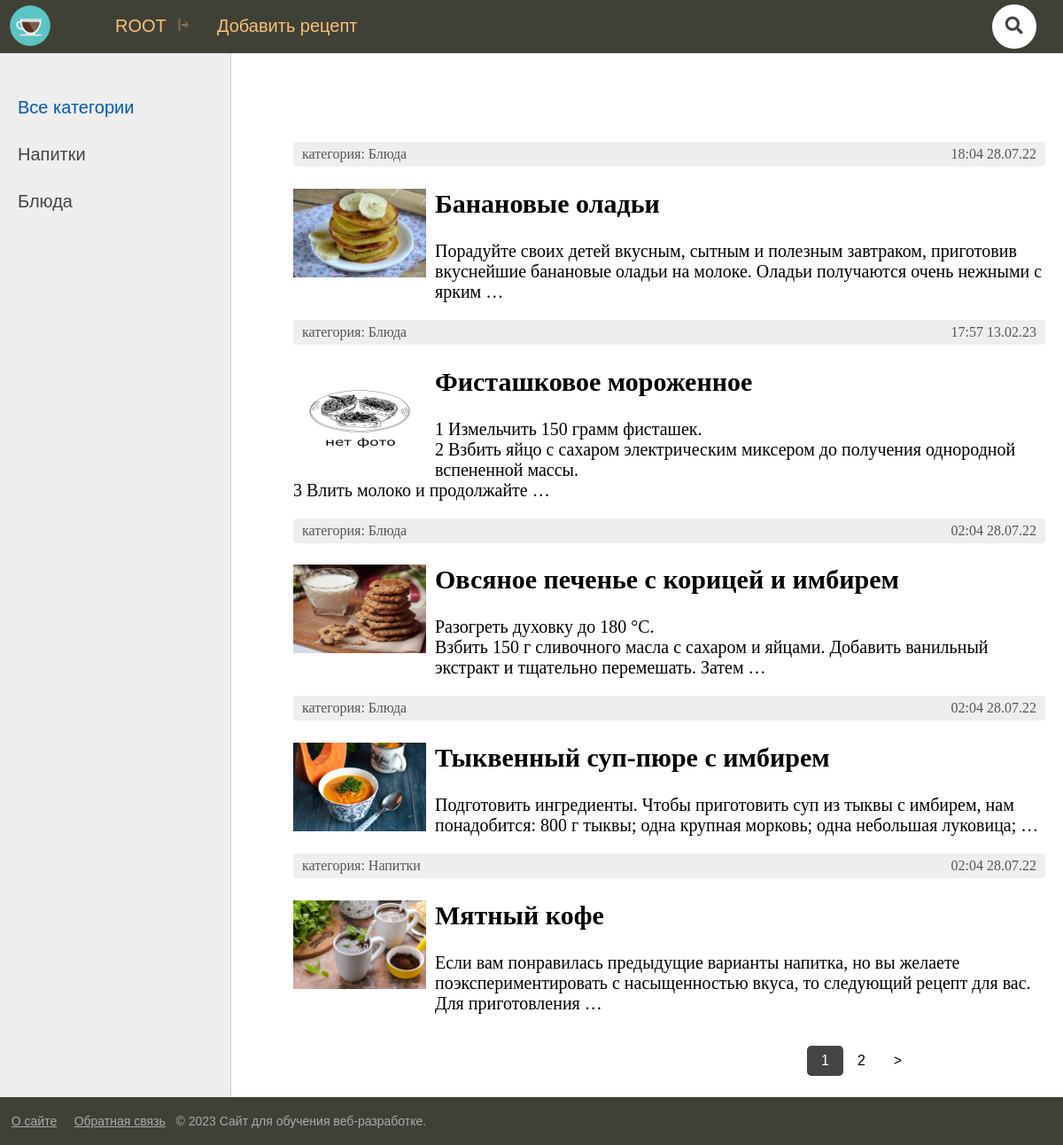
The app's page / (signed in) with its own data.
### blog/models.py (models this page shows, shortened)
class Category(models.Model):
    name = models.CharField(max_length=100, db_index=True, verbose_name="Категория")
    slug = AutoSlugField(populate_from="name", max_length=255, unique=True, db_index=True, verbose_name="URL")
    def __str__(self):
        return self.name
    def get_absolute_url(self):
        return reverse('category', kwargs={'cat_slug': self.slug})
    class Meta:
        verbose_name = 'Категория'
        verbose_name_plural = 'Категории'
        ordering = ['id']

class Blog(models.Model):
    title = models.CharField(max_length=255, verbose_name="Заголовок")
    slug = AutoSlugField(populate_from="title", max_length=255, unique=True, db_index=True, verbose_name="URL")
    content = models.TextField(blank=True, verbose_name="Содержание")
    photo = models.ImageField(upload_to="photos/%Y/%m/%d/", verbose_name="Фото", blank=True)
    time_create = models.DateTimeField(auto_now_add=True, verbose_name="Время создания")
    time_update = models.DateTimeField(auto_now=True, verbose_name="Время изменения")
    is_published = models.BooleanField(default=False, verbose_name="Опубликовано")
    cat = models.ForeignKey('Category', on_delete=models.PROTECT, verbose_name="Категории")
    author = models.ForeignKey(User, on_delete=models.PROTECT, verbose_name="Автор")
    votes = GenericRelation("LikeDislike", related_query_name='blog')
    def get_absolute_url(self):
        return reverse('post', kwargs={'slug': self.slug})
    class Meta:
        verbose_name = 'Блог'
        verbose_name_plural = 'Блоги'
        ordering = ['-time_create', 'title']

### blog/views.py (the view)
# urls.py: path('', BlogHome.as_view(), name='home'),
class BlogHome(DataMixin, ListView):
    model = Blog
    template_name = "blog/index.html"
    context_object_name = "posts"
    def get_queryset(self):
        return Blog.objects.filter(is_published=True).select_related('cat')
    def get_context_data(self, *, object_list=None, **kwargs):
        context = super().get_context_data(**kwargs)
        context["title"] = "Главная страница"
        c_def = self.get_user_data()
        context.update(c_def)
        return context

### blog/utils.py (called while the page is built)
    def get_user_data(self, **kwargs):
        context = kwargs
        cats = Category.objects.all()
        context["cats"] = cats
        context["header_menu"] = header_menu
        context["footer_menu"] = footer_menu
        if "cat_selected" not in context:
            context["cat_selected"] = 0
        return context

### blog/templates/blog/index.html (shortened to what this page needs)
{% extends 'blog/base.html' %}
{% load static %}
{% block content %}
<ul class="list-articles">
	{% for p in posts %}
			<li><div class="article-panel">
	<p class="first">категория: {{p.cat}}</p>
	<p class="last">{{p.time_update|date:"H:i d.m.y"}}</p>
</div>
<a class="post_link" href="{{ p.get_absolute_url }}">
{% if p.photo %}
	<p><img class="img-article-left thumb" src="{{p.photo.url}}"></p>
{% else %}
	<p><img class="img-article-left thumb" src="{% static 'blog/images/no_foto.jpg' %}"></p>
{% endif %}
				<h2>{{p.title}}</h2>
	{% autoescape on %}
	{{p.content|linebreaks|truncatewords:20}}
	{% endautoescape %}
</a>
			</li>
	{% endfor %}
</ul>
{% endblock %}

### blog/templates/blog/base.html (shortened to what this page needs)
{% load static %}
<!DOCTYPE html>
<html>
<head>
	<link type="text/css" href="{% static 'blog/css/styles.css' %}" rel="stylesheet" />
	<link rel="stylesheet" href="https://maxcdn.bootstrapcdn.com/font-awesome/4.5.0/css/font-awesome.min.css">
</head>
<body>
<table class="table-page" border=0 cellpadding="0" cellspacing="0">
<tr><td valign=top>
{% block mainmenu %}
		<div class="header">
			<ul id="mainmenu" class="mainmenu">
				<li class="logo"><a href="{% url 'home' %}"><div class="logo"></div></a></li>
				<li class="first">
				 {% if request.user.is_authenticated %}
					<li class="first"> {{user.username | upper }}&nbsp;&nbsp;<a href="{% url 'logout' %}"><img class="logout" src="{% static 'blog/images/logout1.svg' %}"</img></a></li>
				{% else %}
					<li class="first"><a href="{% url 'register' %}">Регистрация</a> | <a href="{% url 'login' %}">Войти</a></li>
				{% endif %}
				</li>
				{% for m in header_menu %}
					<li><a href="{% url m.url_name %}">{{m.title}}</a></li>
				{% endfor %}
				<li class="last">
					<li class="last">
						<link rel="stylesheet" href="https://use.fontawesome.com/releases/v5.3.1/css/all.css">
						<form class="search" action="{% url 'search' %}" method="get">
  							<i class="fa fa-search"></i>
						</form>
					</li>
				</li>
			</ul>
		</div>
{% endblock mainmenu %}
<table class="table-content" border=0 cellpadding="0" cellspacing="0">
<tr>
	<td valign="top" class="left-chapters">
	<ul id="leftchapters">
{% if cat_selected == 0 %}
		<li class="selected">Все категории</li>
{% else %}
		<li><a href="{% url 'home' %}">Все категории</a></li>
{% endif %}
{% for c in cats %}
		{% if cat_selected == c.pk %}
			<li class="selected">{{ c.name }}</li>
		{% else %}
			<li><a href="{{ c.get_absolute_url }}">{{ c.name }}</a></li>
		{% endif %}
{% endfor %}
	</ul>
</td>
<td valign="top" class="content">
	<div class="content-text">
{% block content %}
{% endblock %}
	</div>
{% if page_obj.has_other_pages %}
<nav class="list-pages">
    <ul>
		{% for p in paginator.page_range %}
				   {% if page_obj.number == p %}
		<li class="page-num page-num-selected">{{ p }}</li>
				   {% elif p >= page_obj.number|add:-2 and p <= page_obj.number|add:2 %}
		<li class="page-num">
			{% if request.GET.q %}
			<a href="?page={{ p }}&q={{ request.GET.q }}">{{ p }}</a>
			{% else %}
			<a href="../?page={{ p }}">{{ p }}</a>
			{% endif %}
		</li>
				   {% endif %}
		{% endfor %}
		{% if page_obj.has_next %}
			<li class="page-num">
				{% if request.GET.q %}
				<a href="?page={{ page_obj.next_page_number }}&q={{ request.GET.q }}">&gt;</a>
				{% else %}
				<a href="../?page={{ page_obj.next_page_number }}">&gt;</a>
				{% endif %}
			</li>
		{% endif %}
    </ul>
</nav>
{% endif %}
</td></tr></table>
</td></tr>
<tr><td valign=top>
	<div id="footer">
	<p>
		{% for m in footer_menu %}
			&nbsp; <a href="{% url m.url_name %}">{{m.title}}</a> &nbsp;
		{% endfor %}
		&copy; {% now "Y" %} Сайт для обучения веб-разработке.
	</p>
	</div>
</td></tr></table>
</body>
</html>

### blog/static/blog/css/styles.css (style rules this page uses)
html, body { font-family: 'Arial'; margin: 0; padding: 0; height: 100%; width: 100%; color: #444; }
a { color: black; text-decoration: none; }
form.search { position: relative; top: 50%; left: 50%; transform: translate(-50%,-50%); transition: all 1s; width: 50px; height: 50px; background: white; box-sizing: border-box; border-radius: 25px; border: 4px solid white; padding: 5px; margin: 12px 0px 0 0px; }
.fa { box-sizing: border-box; padding: 10px; width: 42.5px; height: 42.5px; position: absolute; top: 0; right: 0; border-radius: 50%; color: #444; text-align: center; font-size: 1.2em; transition: all 1s; }
img { max-width: 600px; height: auto; }
img.logout { opacity:0.5; filter:alpha(opacity=50); }
img.img-article-left { display: block; width: 300px; height: 300px; padding: 0 10px 10px 0; float: left; }
img.img-article-left.thumb { max-width: 150px; height: 100px; }
div.article-panel { background: #eee; padding: 5px 10px 5px 10px; box-sizing border-box; overflow: hidden; color: #555; border-radius: 4px; font-size: 16px; }
div.article-panel p.first { margin: 0; float: left; }
div.article-panel p.last { margin: 0; float: right; }
ul.list-articles { list-style: none; margin: 0; padding: 0; }
.table-page { width: 100%; height: 100%; vertical-align: top; }
.table-page tr { height: 100%; }
.header { background: #3F4137; height: 60px; z-index: 999999; }
.logo { background: url('../images/logo.png') no-repeat 10px 5px; width: 70px; height: 60px; }
ul.mainmenu { list-style: none; margin: 0; padding: 0; height: 60px; color: #fdc073; font-size: 20px; overflow: hidden; }
ul.mainmenu li { float: left; margin: 18px 0px 0 30px; }
ul.mainmenu li.logo { margin: 0; }
ul.mainmenu li.last { float: right; }
ul.mainmenu li a { color: #fdc073; text-decoration: none; }
.table-content { width: 100%; min-height: 100%; height: 100%; }
.left-chapters { margin: 0; background: #eee; border-right: 1px solid #ccc; min-height: 100%; }
.left-chapters ul { width: 230px; min-height: 100%; margin: 0; padding: 20px 10px 10px 20px; list-style: none; font-size: 20px; min-height: calc(100vh - 55px); }
.left-chapters ul li { margin: 30px 0 0 0; color: #999; }
.left-chapters ul li.selected { color: #0059b2; }
.left-chapters ul li a { color: #444; text-decoration: none; }
.content { padding: 40px 20px 20px 40px; width: 100%; box-sizing: border-box; }
.content-text { margin: 60px 0 0 30px; color: #000; font-size: 20px; font-family: Yandex Sans Display Light; }
#footer { box-sizing: border-box; background: #3F4137; padding: 5px; color: #aaa; font-size: 14px; font-family: Verdana, Geneva, Arial, Helvetica; text-align: left; overflow: hidden; }
#footer a { text-decoration: underline; color: #aaa; }
.list-pages { display: inline-block; padding: 0; margin-left: calc(100vh - 230px); }
.list-pages .page-num { display: inline; }
.list-pages .page-num { color: black; float: left; padding: 8px 16px; text-decoration: none; border-radius: 5px; }
.list-pages .page-num-selected { background-color: #444; color: white; float: left; border-radius: 5px; }

### records on screen
Category: name "Напитки"
Category: name "Блюда"
Blog: cat "Блюда", time_update "18:04 28.07.22", photo (picture), title "Банановые оладьи", content "Порадуйте своих детей вкусным, сытным и полезным завтраком, приготовив вкуснейшие банановые оладьи на молоке. Оладьи получаются очень нежными с ярким …"
Blog: cat "Блюда", time_update "17:57 13.02.23", title "Фисташковое мороженное", content "1 Измельчить 150 грамм фисташек. 2 Взбить яйцо с сахаром электрическим миксером до получения однородной вспененной массы. 3 Влить молоко и продолжайте …"
Blog: cat "Блюда", time_update "02:04 28.07.22", photo (picture), title "Овсяное печенье с корицей и имбирем", content "Разогреть духовку до 180 °С. Взбить 150 г сливочного масла с сахаром и яйцами. Добавить ванильный экстракт и тщательно перемешать. Затем …"
Blog: cat "Блюда", time_update "02:04 28.07.22", photo (picture), title "Тыквенный суп-пюре с имбирем", content "Подготовить ингредиенты. Чтобы приготовить суп из тыквы с имбирем, нам понадобится: 800 г тыквы; одна крупная морковь; одна небольшая луковица; …"
Blog: cat "Напитки", time_update "02:04 28.07.22", photo (picture), title "Мятный кофе", content "Если вам понравилась предыдущие варианты напитка, но вы желаете поэкспериментировать с насыщенностью вкуса, то следующий рецепт для вас. Для приготовления …"

### other values on screen
{{ user.username | upper }} "ROOT"
{{ m.title }} "Добавить рецепт"
{{ p }} "1"
{{ p }} "2"
{{ m.title }} "О сайте" "Обратная связь"
